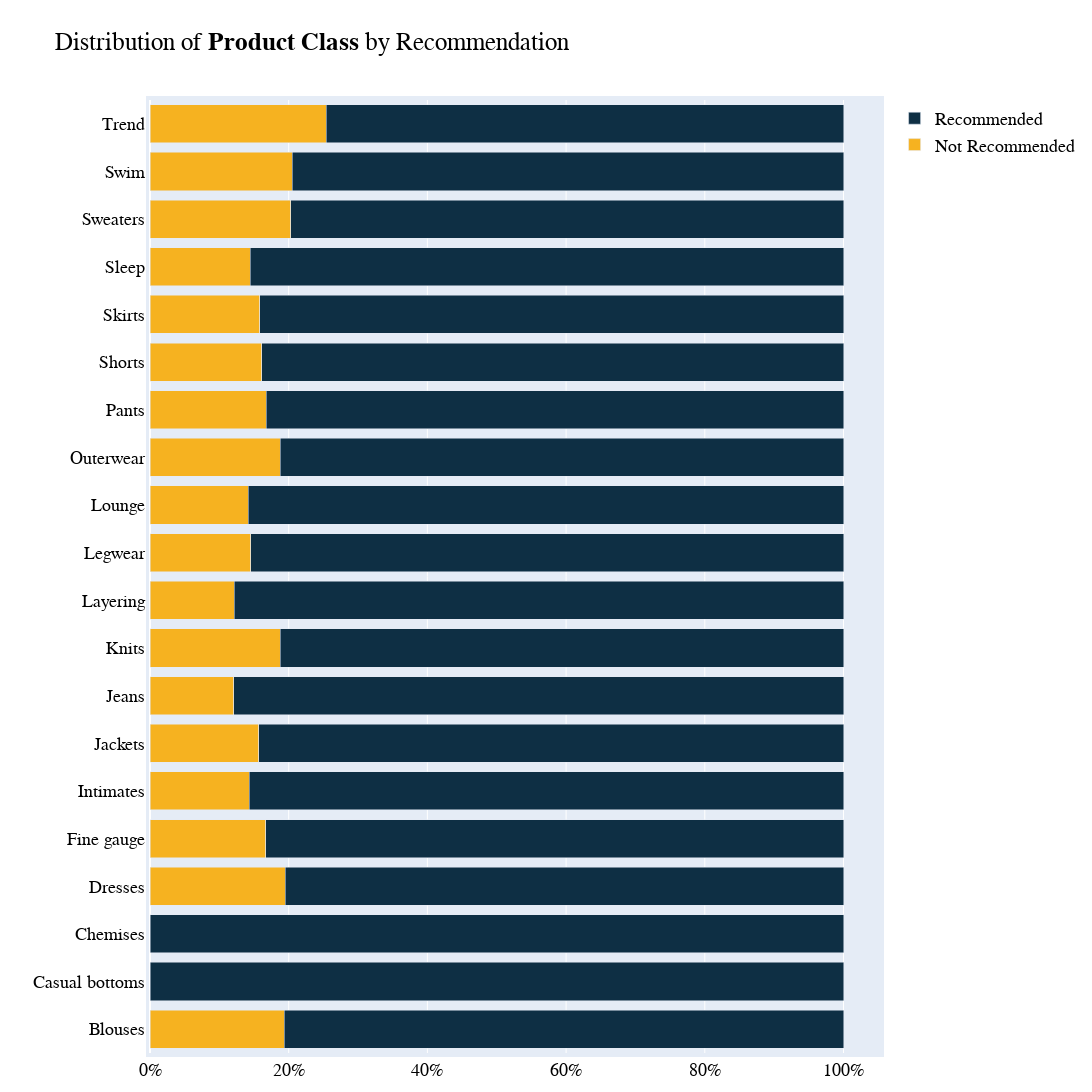

Write notebook code for a chart like this one.
### Code cell
fig = go.Figure()
fig.add_trace(go.Bar(
    y=classes.index,
    x=classes.iloc[:,0],
    name='Not Recommended',
    orientation='h',
    marker=dict(
        color='#f6b220')
    ))

fig.add_trace(go.Bar(
    y=classes.index,
    x=classes.iloc[:,1],
    name='Recommended',
    orientation='h',
    marker=dict(
        color='#0E2F44')
    ))
fig.update_layout(barmode='stack')

fig.update_layout(
                title = 'Distribution of <b>Product Class</b> by Recommendation ',
                barmode='stack', 
                autosize=False,
                width=2000,
                height=1200,
                font=dict(family="Rockwell, sans-serif", size=18, color='#000000'),
                margin=dict(
                  l=150,
                  r=100,
                   b=30,
                   t=100,
                   pad=4
                          ))
fig.layout.xaxis.tickformat = ',.0%'

fig.show()

### Figure 1 — Plotly figure (JSON) as saved in the notebook; plotly's stock layout.template omitted (floating-point values rounded to 4 significant figures)
{"data": [{"marker": {"color": "#f6b220"}, "name": "Not Recommended", "orientation": "h", "type": "bar", "x": [0.1934, null, null, 0.1948, 0.1671, 0.1429, 0.1567, 0.1205, 0.1876, 0.1212, 0.1456, 0.142, 0.1881, 0.1674, 0.1612, 0.1584, 0.1449, 0.2029, 0.2048, 0.2542], "y": ["Blouses", "Casual bottoms", "Chemises", "Dresses", "Fine gauge", "Intimates", "Jackets", "Jeans", "Knits", "Layering", "Legwear", "Lounge", "Outerwear", "Pants", "Shorts", "Skirts", "Sleep", "Sweaters", "Swim", "Trend"]}, {"marker": {"color": "#0E2F44"}, "name": "Recommended", "orientation": "h", "type": "bar", "x": [0.8066, 1, 1, 0.8052, 0.8329, 0.8571, 0.8433, 0.8795, 0.8124, 0.8788, 0.8544, 0.858, 0.8119, 0.8326, 0.8388, 0.8416, 0.8551, 0.7971, 0.7952, 0.7458], "y": ["Blouses", "Casual bottoms", "Chemises", "Dresses", "Fine gauge", "Intimates", "Jackets", "Jeans", "Knits", "Layering", "Legwear", "Lounge", "Outerwear", "Pants", "Shorts", "Skirts", "Sleep", "Sweaters", "Swim", "Trend"]}], "layout": {"autosize": false, "barmode": "stack", "font": {"color": "#000000", "family": "Rockwell, sans-serif", "size": 18}, "height": 1200, "margin": {"b": 30, "l": 150, "pad": 4, "r": 100, "t": 100}, "title": {"text": "Distribution of <b>Product Class</b> by Recommendation "}, "width": 2000, "xaxis": {"tickformat": ",.0%"}}}
